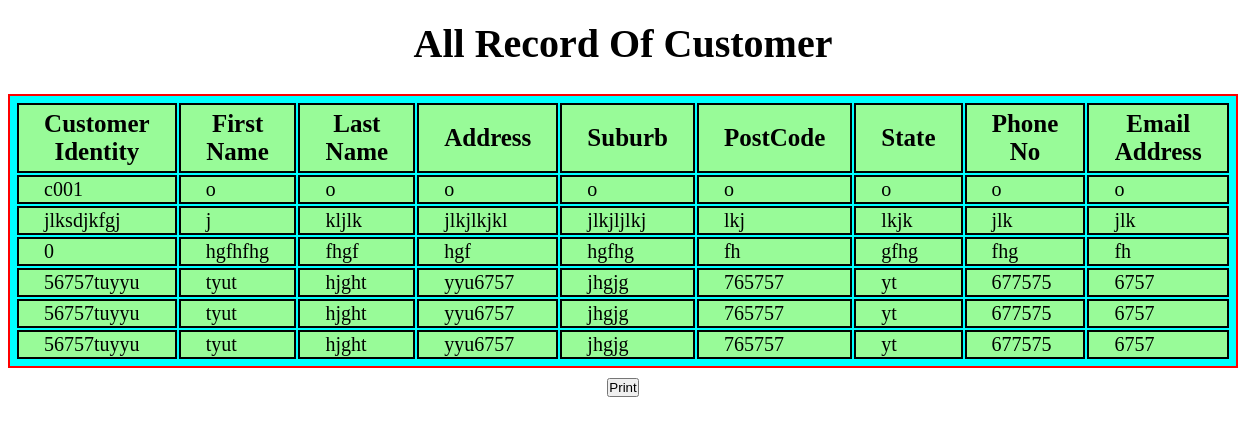
Page /AllsearchCustomer.php on the committed database.
### tables this page shows
CREATE TABLE `customer` (
  `customerid` varchar(10) DEFAULT NULL,
  `firstname` varchar(40) DEFAULT NULL,
  `lastname` varchar(40) DEFAULT NULL,
  `address` varchar(50) DEFAULT NULL,
  `suburb` varchar(30) DEFAULT NULL,
  `postcode` varchar(20) DEFAULT NULL,
  `state` varchar(50) DEFAULT NULL,
  `phoneno` varchar(20) DEFAULT NULL,
  `emailaddress` varchar(60) DEFAULT NULL
);

### connect.php (called while the page is built, shortened)
<?php
class connect
{
	protected $username="root";
	protected $password="";
	protected $database="hotel";
	protected $server="localhost";
	public function __construct()
	{
		$this->db_found=mysqli_connect($this->server,$this->username,$this->password,$this->database);
	}
}

### AllsearchCustomer.php (the view, shortened to what this page needs)
<?php
include 'connect.php';
class customerdetail extends connect
{
	public function allsearch()
	{
		if($this->db_found)
		{
			$r=mysqli_query($this->db_found,"select * from customer");
			echo "<center>";
			echo"<h1>All Record Of Customer<h1>";
			echo "<table border=1 bgcolor=cyan>
				<tr>
					<th> Customer Identity </th>
					<th> First Name </th>
					<th> Last Name </th>
					<th> Address </th>
					<th> Suburb </th>
					<th> PostCode </th>
					<th> State </th>
					<th> Phone No </th>
					<th> Email Address </th>
				</tr>";
				while($db_field=mysqli_fetch_assoc($r))
			{
				echo"<tr>";
				echo "<td>".$db_field['customerid']."</td>";
				echo "<td>".$db_field['firstname']."</td>";
				echo "<td>".$db_field['lastname']."</td>";
				echo "<td>".$db_field['address']."</td>";
				echo "<td>".$db_field['suburb']."</td>";
				echo "<td>".$db_field['postcode']."</td>";
				echo "<td>".$db_field['state']."</td>";
				echo "<td>".$db_field['phoneno']."</td>";
				echo "<td>".$db_field['emailaddress']."</td>";
				echo"</tr>";
			}
			echo"</table>
			<style>
			*{
				margin-top: 10px;
				padding: 0px;
				box-sizing: border-box;
			}
			h1{
				color: black;
				font-size: 40px;
				text-shadow: 2px 2px solid red;
			}
		       table{
				border: 2px solid red;
				font-size: 25px;
				padding: 5px;
			}
		       th{
				font-weight: bold;
				padding: 5px;
				border: 2px solid black;
				padding-left: 25px;
				padding-right: 25px;
				background-color: palegreen;
		       }
		       td{
			padding: 1px;
			border: 2px solid black;
			padding-left: 25px;
			padding-right: 25px;
			background-color: palegreen;
			text-aling: center;
			font-size: 20px;
		}
		</style>
			";
			echo"<input type=button value='Print' onclick=window.print()>";
		}
	}
}
$ob=new customerdetail();
$ob->allsearch();
?>

### AllsearchCustomer.php (style rules this page uses)
* { margin-top: 10px; padding: 0px; box-sizing: border-box; }
h1 { color: black; font-size: 40px; text-shadow: 2px 2px solid red; }
table { border: 2px solid red; font-size: 25px; padding: 5px; }
th { font-weight: bold; padding: 5px; border: 2px solid black; padding-left: 25px; padding-right: 25px; background-color: palegreen; }
td { padding: 1px; border: 2px solid black; padding-left: 25px; padding-right: 25px; background-color: palegreen; text-aling: center; font-size: 20px; }

### rows in the picture
customer: customerid "c001", firstname "o", lastname "o", address "o", suburb "o", postcode "o", state "o", phoneno "o", emailaddress "o"
customer: customerid "jlksdjkfgj", firstname "j", lastname "kljlk", address "jlkjlkjkl", suburb "jlkjljlkj", postcode "lkj", state "lkjk", phoneno "jlk", emailaddress "jlk"
customer: customerid "0", firstname "hgfhfhg", lastname "fhgf", address "hgf", suburb "hgfhg", postcode "fh", state "gfhg", phoneno "fhg", emailaddress "fh"
customer: customerid "56757tuyyu", firstname "tyut", lastname "hjght", address "yyu6757", suburb "jhgjg", postcode "765757", state "yt", phoneno "677575", emailaddress "6757"
customer: customerid "56757tuyyu", firstname "tyut", lastname "hjght", address "yyu6757", suburb "jhgjg", postcode "765757", state "yt", phoneno "677575", emailaddress "6757"
customer: customerid "56757tuyyu", firstname "tyut", lastname "hjght", address "yyu6757", suburb "jhgjg", postcode "765757", state "yt", phoneno "677575", emailaddress "6757"
